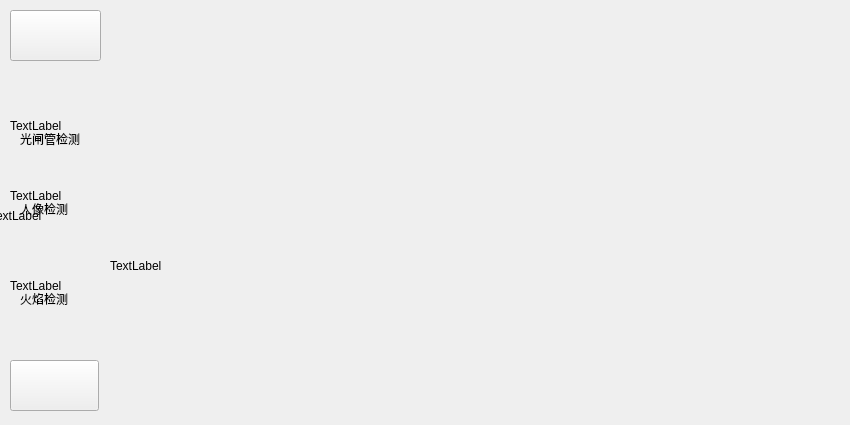
<?xml version="1.0" encoding="UTF-8"?>
<ui version="4.0">
 <class>Camera</class>
 <widget class="QWidget" name="Camera">
  <property name="geometry">
   <rect>
    <x>0</x>
    <y>0</y>
    <width>850</width>
    <height>425</height>
   </rect>
  </property>
  <property name="windowTitle">
   <string>Form</string>
  </property>
  <widget class="QPushButton" name="pushButton">
   <property name="geometry">
    <rect>
     <x>10</x>
     <y>10</y>
     <width>91</width>
     <height>51</height>
    </rect>
   </property>
   <property name="text">
    <string/>
   </property>
  </widget>
  <widget class="QLabel" name="label">
   <property name="geometry">
    <rect>
     <x>110</x>
     <y>0</y>
     <width>750</width>
     <height>531</height>
    </rect>
   </property>
   <property name="text">
    <string>TextLabel</string>
   </property>
  </widget>
  <widget class="QLabel" name="label_2">
   <property name="geometry">
    <rect>
     <x>10</x>
     <y>90</y>
     <width>101</width>
     <height>71</height>
    </rect>
   </property>
   <property name="text">
    <string>TextLabel</string>
   </property>
  </widget>
  <widget class="QLabel" name="label_3">
   <property name="geometry">
    <rect>
     <x>10</x>
     <y>160</y>
     <width>101</width>
     <height>71</height>
    </rect>
   </property>
   <property name="text">
    <string>TextLabel</string>
   </property>
  </widget>
  <widget class="QLabel" name="label_4">
   <property name="geometry">
    <rect>
     <x>20</x>
     <y>130</y>
     <width>91</width>
     <height>17</height>
    </rect>
   </property>
   <property name="text">
    <string>光闸管检测</string>
   </property>
  </widget>
  <widget class="QLabel" name="label_5">
   <property name="geometry">
    <rect>
     <x>20</x>
     <y>200</y>
     <width>101</width>
     <height>17</height>
    </rect>
   </property>
   <property name="text">
    <string>人像检测</string>
   </property>
  </widget>
  <widget class="QLabel" name="label_6">
   <property name="geometry">
    <rect>
     <x>10</x>
     <y>250</y>
     <width>101</width>
     <height>71</height>
    </rect>
   </property>
   <property name="text">
    <string>TextLabel</string>
   </property>
  </widget>
  <widget class="QLabel" name="label_7">
   <property name="geometry">
    <rect>
     <x>20</x>
     <y>290</y>
     <width>91</width>
     <height>17</height>
    </rect>
   </property>
   <property name="text">
    <string>火焰检测</string>
   </property>
  </widget>
  <widget class="QPushButton" name="pushButton_2">
   <property name="geometry">
    <rect>
     <x>10</x>
     <y>360</y>
     <width>89</width>
     <height>51</height>
    </rect>
   </property>
   <property name="text">
    <string/>
   </property>
  </widget>
  <widget class="QLabel" name="label_8">
   <property name="geometry">
    <rect>
     <x>-10</x>
     <y>-10</y>
     <width>871</width>
     <height>451</height>
    </rect>
   </property>
   <property name="text">
    <string>TextLabel</string>
   </property>
  </widget>
 </widget>
 <resources/>
 <connections/>
</ui>
